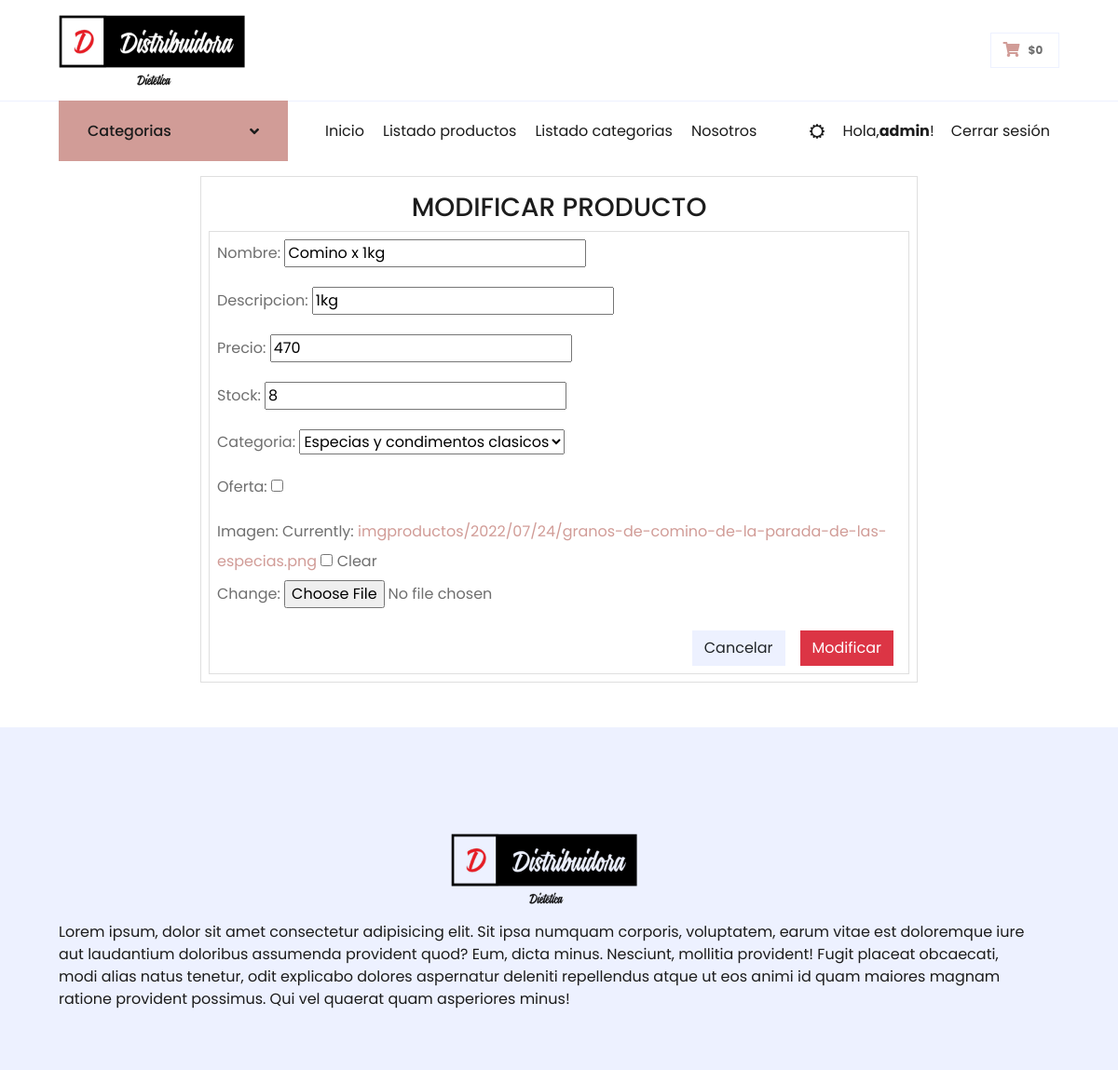
The page /distribuidorapp/editproducto/1/ (signed in) on the database its author committed.
### DistribuidoraApp/models.py (models this page shows, shortened)
class Productos(models.Model):
    nombre = models.CharField(max_length=100)
    imagen = models.ImageField(upload_to='imgproductos/%Y/%m/%d', blank=True)
    descripcion = models.CharField(max_length=500)
    precio = models.IntegerField()
    stock = models.IntegerField(null=True, default=0)
    categoria = models.ForeignKey(Categorias, on_delete=models.PROTECT)
    oferta = models.BooleanField(default=False)
    class Meta:
        db_table = 'productos'
        verbose_name = 'Producto'
        verbose_name_plural = 'Productos'
        ordering = ['id']

class Categorias(models.Model):
    nombre = models.CharField(max_length=100)
    def __str__(self):
        return self.nombre
    class Meta:
        db_table = "categorias"
        verbose_name = 'Categoria'
        verbose_name_plural = 'Categorias'
        ordering = ['id']

### DistribuidoraApp/views.py (the view, shortened to what this page needs)
# urls.py: path('editproducto/<id>/', editarProducto, name='editproducto'),
@login_required(login_url='/login')
def editarProducto(request, id):
    producto = get_object_or_404(Productos, id=id)
    data = {
        'form': ProductoForm(instance=producto)
    }
    return render(request, 'DistribuidoraApp/modificar-productos.html', data)

### DistribuidoraApp/forms.py
class ProductoForm(forms.ModelForm):
    class Meta:
        model = Productos
        fields = ["nombre", "descripcion", "precio", "stock", "categoria", "oferta", "imagen"]

### DistribuidoraApp/context_processors.py (called while the page is built)
def extras(request):
	lista_categorias = Categorias.objects.all().order_by('nombre')
	return {'categorias':lista_categorias}

def importe_total_carro(request):
	total=0
	if request.user.is_authenticated:
		if "carro" in request.session:
			for key, value in request.session["carro"].items():
				total= total + int(value["precio"])
	return {"importe_total_carro":total}

### DistribuidoraApp/templates/DistribuidoraApp/modificar-productos.html (shortened to what this page needs)
{% extends 'DistribuidoraApp/base.html' %}
{% load static %}
{% block contenidoPagina %}
<div class="container-fluid">
    <div class="row">
        <div class="col-sm-8 mx-auto animate__animated animate__backInRight animate__delay-0.5s mt-3">
            <div class="card p-2">
                <h3 class="animate__animated animate__bounceInDown animate__delay-1s text-center my-2">MODIFICAR PRODUCTO</h3>
                <div class="card body p-2">
                    <form action="" method="post" enctype="multipart/form-data">
                        {{ form.as_p }}
                        <div class="d-flex justify-content-end">
                            <a href="{% url 'listarproductos' %}" class="btn btn-secondary mt-2 mx-2" button ">Cancelar</a>
                            <button type="submit " class="btn btn-danger mt-2 mx-2 " button ">Modificar</a>
                        </div>
                    </form>
                </div>
            </div>
        </div>
    </div>
</div>
{% endblock %}

### DistribuidoraApp/templates/DistribuidoraApp/base.html (shortened to what this page needs)
{% load static %}
<!DOCTYPE html>
<html lang="en">
<head>
    <link href="https://cdnjs.cloudflare.com/ajax/libs/font-awesome/5.10.0/css/all.min.css" rel="stylesheet">
    <link href="{% static 'lib/owlcarousel/assets/owl.carousel.min.css' %}" rel="stylesheet">
    <link href="{% static 'css/style.css' %}" rel="stylesheet">
</head>
<body>
    <div class="container-fluid">
        <div class="row align-items-center py-3 px-xl-5">
            <div class="col-lg-3 d-none d-lg-block">
                <img src="{% static 'img/logo.png' %} " width="200px">
            </div>
            <div class="col-lg-9 col-6 text-right">
                {% if user.is_authenticated %}
                {% load humanize %}
                <a href="{% url 'viewcart' %}" class="btn border">
                    <i class="fas fa-shopping-cart text-primary"></i>
                    <span class="badge">${{ importe_total_carro | intcomma}} </span>
                </a>
                {% endif %}
            </div>
        </div>
    </div>
    <div class="container-fluid">
        <div class="row border-top px-xl-5">
            <div class="col-lg-3 d-none d-lg-block">
                <a class="btn shadow-none d-flex align-items-center justify-content-between bg-primary text-white w-100" data-toggle="collapse" href="#navbar-vertical" style="height: 65px; margin-top: -1px; padding: 0 30px;">
                    <h6 class="m-0">Categorias</h6>
                    <i class="fa fa-angle-down text-dark"></i>
                </a>
            </div>
            <div class="col-lg-9">
                <nav class="navbar navbar-expand-lg bg-light navbar-light py-3 py-lg-0 px-0">
                    <div class="collapse navbar-collapse justify-content-between" id="navbarCollapse">
                        <div class="navbar-nav mr-auto py-0">
                            <a href="{% url 'inicio' %}" class="nav-item nav-link">Inicio</a>
                            {% if user.is_staff %}
                            <a href="{% url 'listarproductos' %}" class="nav-item nav-link ">Listado productos</a>
                            <a href="{% url 'categorias' %}" class="nav-item nav-link">Listado categorias</a>
                            {% endif %}
                            <a href="{% url 'nosotros' %}" class="nav-item nav-link">Nosotros</a>
                        </div>
                        <div class="navbar-nav ml-auto py-0">
                            {% if user.is_authenticated %}
                            <a href="{% url 'editar_perfil' %}" class="btn btn-sm nav-item nav-link">
                            </a>
                            <p class="text-dark my-3 mx-2" style="display:flex;align-items: center; justify-content: center;"> Hola,<b>{{user.username}}</b>!</p>
                            <a href="{% url 'logout' %}" class="nav-item nav-link">Cerrar sesión</a>
                            {% else %}
                            <a href="{% url 'login' %}" class="nav-item nav-link">Ingresar</a>
                            <a href="{% url 'register' %}" class="nav-item nav-link">Registrarse</a>
                            {% endif%}
                        </div>
                    </div>
                </nav>
            </div>
        </div>
    </div>
    {% block contenidoPagina %}
    {% endblock %}
    <div class="container-fluid bg-secondary text-dark mt-5 pt-5">
        <div class="row px-xl-5 pt-5">
            <div class="col-lg-12 col-md-12 mb-5 pr-3 pr-xl-5" style="
            display: grid;
            grid-template-columns: repeat(3,1fr);
            grid-template-rows: repeat(2,1fr);
            grid-template-areas:
                '. logo .'
                'texto texto texto';
        ">
                <a href="" class="text-decoration-none" style="
                grid-area: logo;
                display: flex;
                flex-direction: column;
                align-content: center;
                justify-content: center;
                align-items: center;
                ">
                    <img src="{% static 'img/logo.png' %} " width="200px">
                </a>
                <p style="grid-area: texto">Lorem ipsum, dolor sit amet consectetur adipisicing elit. Sit ipsa numquam corporis, voluptatem, earum vitae est doloremque iure aut laudantium doloribus assumenda provident quod? Eum, dicta minus. Nesciunt, mollitia provident!
                Fugit placeat obcaecati, modi alias natus tenetur, odit explicabo dolores aspernatur deleniti repellendus atque ut eos animi id quam maiores magnam ratione provident possimus. Qui vel quaerat quam asperiores minus!</p>
            </div>
        </div>
    </div>
</body>
</html>

### rows shown on the page
Productos: nombre "Comino x 1kg", descripcion "1kg", precio "470", stock "8", categoria "Especias y condimentos clasicos"

### other values the page prints
{{ importe_total_carro | intcomma }} "0"
{{ user.username }} "admin"
